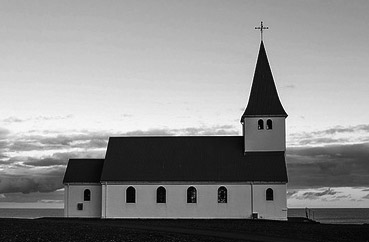
//> input picture C++/image processing/img/house1.jpg, 369 x 242 px
$ ./main   (built with g++ and OpenCV 4)
//> lines starting //> are read from the running program, lines starting //| are printed output that depends on the picture; after the words box and inside, x2 and y2 are one past the last pixel; in counts of white or black regions, pixels touching at a corner belong together
#include<opencv2/core/core.hpp>
#include<opencv2/highgui/highgui.hpp>
#include<opencv2/imgproc/imgproc.hpp>
using namespace cv;
#include<iostream>
using namespace std;

void getSepLoGKernel(float sigma, int length, Mat& kernelX, Mat& kernelY)
{
	kernelX.create(Size(length, 1), CV_32FC1);
	kernelY.create(Size(1, length), CV_32FC1);
	int center = (length - 1) / 2;
	double sigma2 = pow(sigma, 2.0);
	double cofficient = 1.0 / (sqrt(2 * CV_PI) * sigma);
	for (int c = 0; c < length; c++)
	{
		float norm2 = pow(c - center, 2.0);
		kernelY.at<float>(c, 0) = cofficient * exp(-norm2 / (2 * sigma2));
		kernelX.at<float>(0, c) = (norm2 / sigma2 - 1.0) * kernelY.at<float>(c, 0);
	}
}

void conv2D(InputArray _src, InputArray _kernel, OutputArray _dst, int ddepth, Point anchor = Point(-1, -1), int borderType = BORDER_DEFAULT)
{
	Mat kernelFlip;
	flip(_kernel, kernelFlip, -1);
	filter2D(_src, _dst, ddepth, kernelFlip, anchor, 0.0, borderType);
}

void sepConv2D(InputArray src, OutputArray src_kerY_kerX, int ddepth, InputArray kernelY, InputArray kernelX, Point anchor = Point(-1, -1), int borderType = BORDER_DEFAULT)
{
	Mat src_kerY;
	conv2D(src, kernelY, src_kerY, ddepth, anchor, borderType);
	conv2D(src_kerY, kernelX, src_kerY_kerX, ddepth, anchor, borderType);
}

// [6 lines of commented-out code are left out]

Mat LoG(InputArray image, float sigma, int win)
{
	Mat kernelX, kernelY;

	getSepLoGKernel(sigma, win, kernelX, kernelY);

	Mat covXY;
	sepConv2D(image, covXY, CV_32FC1, kernelX, kernelY);

	Mat kernelX_T = kernelX.t();
	Mat kernelY_T = kernelY.t();

	Mat covYX;
	sepConv2D(image, covYX, CV_32FC1, kernelX_T, kernelY_T);

	Mat LoGCov;
	add(covXY, covYX, LoGCov);
	return LoGCov;
}
int main(int argc, char* argv[])
{
	string str = "..//..//img//house1.jpg";
	Mat image = imread(str, IMREAD_GRAYSCALE);
//> image is the input picture: 242 rows x 369 cols, CV_8UC1; min 0, max 255, mean 140
	if (!image.data)
		return -1;

	float sigma = 4;
	int win = sigma * 6 + 1;
	Mat loG = LoG(image, sigma, win);
//> in conv2D, `filter2D(_src, _dst, ddepth, kernelFlip, anchor, 0.0, borderType);`:
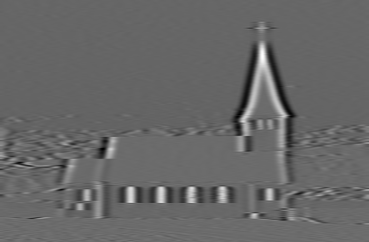
//> _dst: 242 rows x 369 cols, CV_32FC1; min -56.68, max 76.29, mean -2.6; drawn with min black and max white
//> call 2 of conv2D, with ddepth = 5, anchor = Point(-1, -1), borderType = 4
//> in conv2D (call 2), `filter2D(_src, _dst, ddepth, kernelFlip, anchor, 0.0, borderType);`:
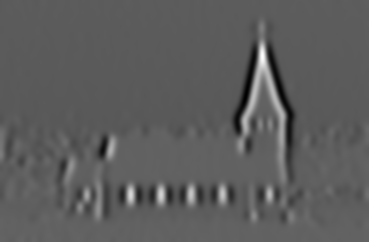
//> _dst: 242 rows x 369 cols, CV_32FC1; min -45.29, max 71.39, mean -2.6; drawn with min black and max white
//> call 3 of conv2D, with ddepth = 5, anchor = Point(-1, -1), borderType = 4
//> in conv2D (call 3), `filter2D(_src, _dst, ddepth, kernelFlip, anchor, 0.0, borderType);`:
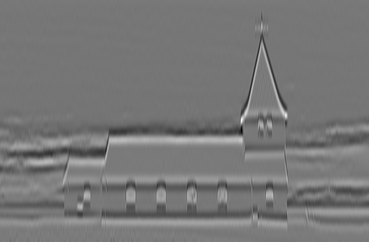
//> _dst: 242 rows x 369 cols, CV_32FC1; min -88.98, max 95.11, mean -2.6; drawn with min black and max white
//> call 4 of conv2D, with ddepth = 5, anchor = Point(-1, -1), borderType = 4
//> in conv2D (call 4), `filter2D(_src, _dst, ddepth, kernelFlip, anchor, 0.0, borderType);`:
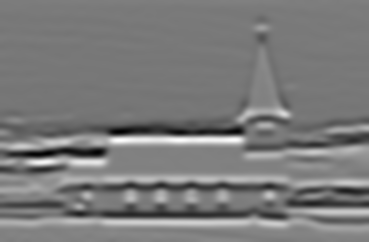
//> _dst: 242 rows x 369 cols, CV_32FC1; min -46.21, max 44.14, mean -2.6; drawn with min black and max white
//> in LoG, `add(covXY, covYX, LoGCov);`:
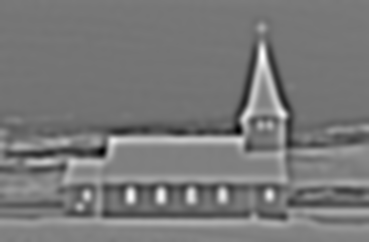
//> LoGCov: 242 rows x 369 cols, CV_32FC1; min -76.47, max 73.88, mean -5.2; drawn with min black and max white

	// [13 lines of commented-out code are left out]

	Mat edge;
	threshold(loG, edge, 0, 255, THRESH_BINARY);
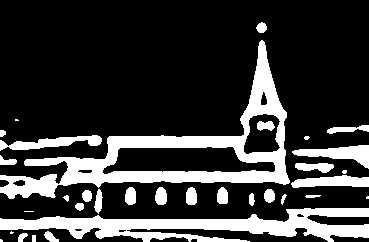
//> edge: 242 rows x 369 cols, CV_32FC1; 21.7% white; 33 white regions (7 under 20 px), largest, box (x1, y1, x2, y2) and area: (0, 40, 290, 199) 8699, (0, 208, 369, 242) 6026, (292, 145, 369, 169) 843
	imshow("edge", edge);
	waitKey(0);
	return 0;
}

$ run again, with C++/image processing/img/house2.jpg copied over C++/image processing/img/house1.jpg
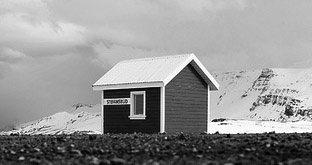
//> input picture C++/image processing/img/house2.jpg, 312 x 165 px
//> image is the input picture: 165 rows x 312 cols, CV_8UC1; min 0, max 255, mean 148.3
//> in LoG, `add(covXY, covYX, LoGCov);`:
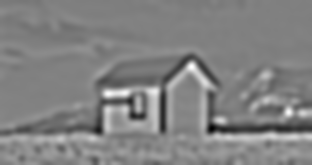
//> LoGCov: 165 rows x 312 cols, CV_32FC1; min -93.21, max 78.36, mean -5.5; drawn with min black and max white
//> `threshold(loG, edge, 0, 255, THRESH_BINARY);`:
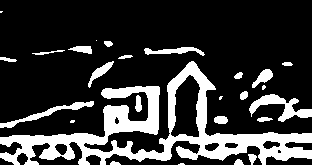
//> edge: 165 rows x 312 cols, CV_32FC1; 21.6% white; 26 white regions (6 under 20 px), largest, box (x1, y1, x2, y2) and area: (0, 61, 312, 165) 8428, (249, 94, 312, 122) 662, (0, 101, 94, 128) 463

$ run again, with C++/image processing/img/bird_noise.jpg copied over C++/image processing/img/house1.jpg
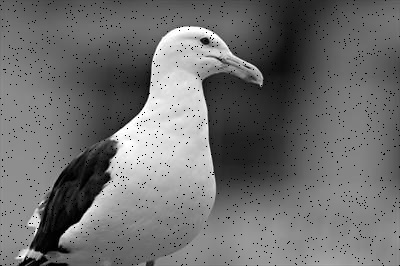
//> input picture C++/image processing/img/bird_noise.jpg, 400 x 266 px
//> image is the input picture: 266 rows x 400 cols, CV_8UC1; min 0, max 255, mean 110.8
//> in LoG, `add(covXY, covYX, LoGCov);`:
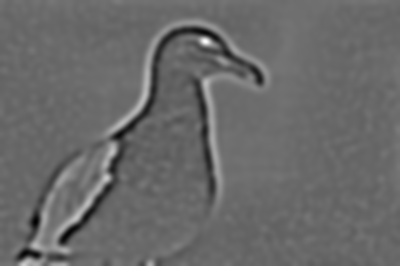
//> LoGCov: 266 rows x 400 cols, CV_32FC1; min -76.13, max 97.63, mean -4.1; drawn with min black and max white
//> `threshold(loG, edge, 0, 255, THRESH_BINARY);`:
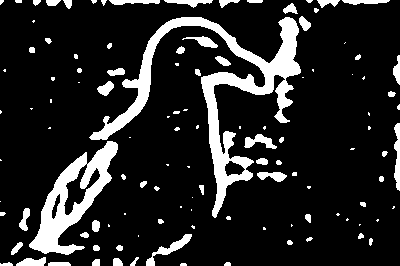
//> edge: 266 rows x 400 cols, CV_32FC1; 14.7% white; 115 white regions (54 under 20 px), largest, box (x1, y1, x2, y2) and area: (89, 17, 301, 218) 7158, (29, 141, 118, 255) 3477, (146, 234, 192, 266) 353
